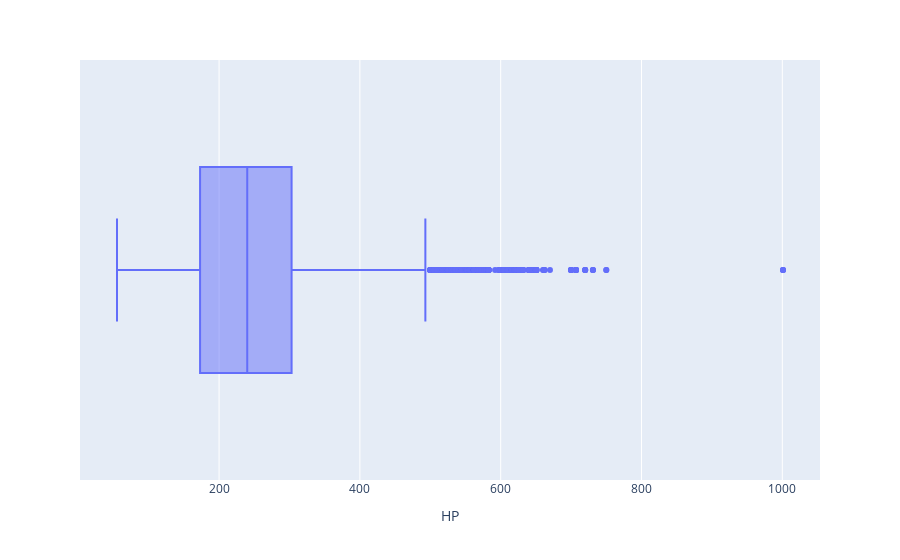

Notebook source saved alongside this figure:
### Markdown cell above
### **`Observation:`**<br>

Here as you see that we got some values near to 1.5 and 2.0 . So these values are called outliers. Because there are away from the normal values.
Now we have detect the outliers of the feature of Price. Similarly we will checking of anothers features.

### Code cell
## PLot a boxplot for 'HP' columns in dataset

plt.figure(figsize=(3,3))
fig =px.box(df,x="HP")
# fig.update_layout(width = 300,height = 300)
fig.show()

### Figure 1 — Plotly figure (JSON) as saved in the notebook; plotly's stock layout.template omitted (floating-point values rounded to 4 significant figures; data arrays with more than 128 entries replaced by an {"elided": "..."} marker saying what was removed)
{"data": [{"alignmentgroup": "True", "hovertemplate": "HP=%{x}<extra></extra>", "legendgroup": "", "marker": {"color": "#636efa"}, "name": "", "notched": false, "offsetgroup": "", "orientation": "h", "showlegend": false, "type": "box", "x": {"elided": "10827 int values"}, "x0": " ", "xaxis": "x", "y0": " ", "yaxis": "y"}], "layout": {"boxmode": "group", "legend": {"tracegroupgap": 0}, "margin": {"t": 60}, "xaxis": {"anchor": "y", "domain": [0, 1], "title": {"text": "HP"}}, "yaxis": {"anchor": "x", "domain": [0, 1]}}}
